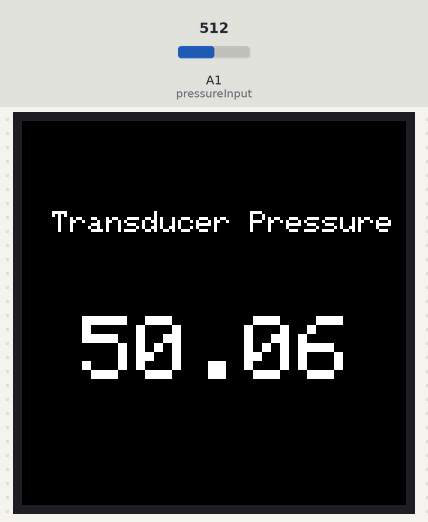
A sketch run on a simulated Arduino Uno, built with avr-gcc and run on an emulated ATmega328P. Parts: 128×128 colour display. Inputs (shaded band) come from the test bench; at power-on: A1 (pressureInput) = 512. What the sketch prints to the serial monitor is not drawn.

Above: at 1.7 s.
1.8 s: A1 (pressureInput) set to 716
At 3.3 s:
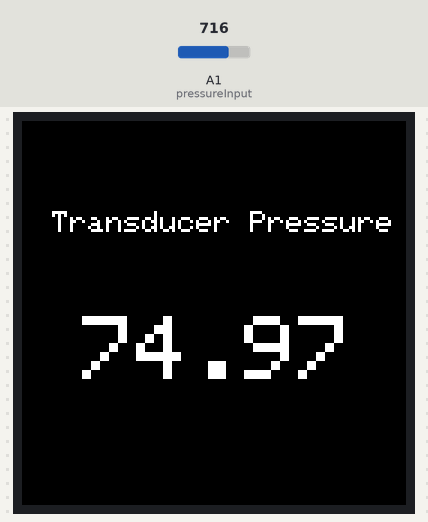
3.6 s: A1 (pressureInput) set to 900
At 4.0 s:
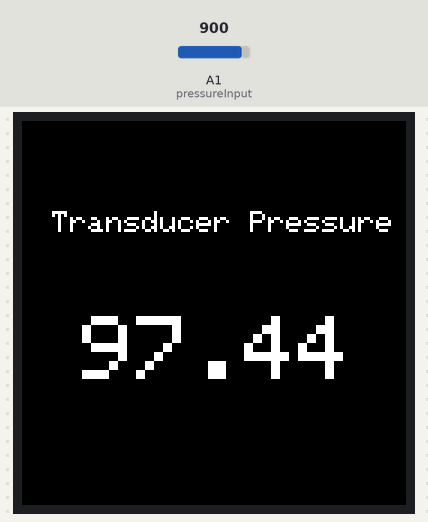
5.2 s: A1 (pressureInput) set to 931
At 5.7 s:
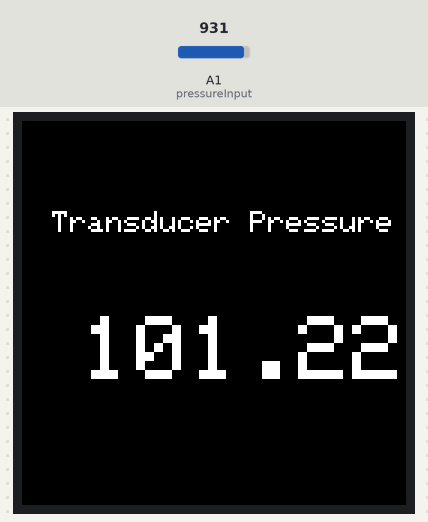
Timing chart, 0 to 8.2 s (numbered marks = the images above; inputs shaded):
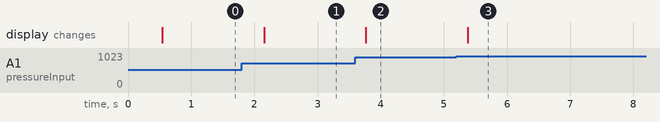

Measured:
- after the input at 1.8 s, the display: changes after 0.35 s (image 1)
- after the input at 3.6 s, the display: changes after 0.17 s (image 2)
- after the input at 5.2 s, the display: changes after 0.18 s (image 3)

The sketch:

PressureTransducerV1.ino
```cpp
#define SCREEN_WIDTH  128
#define SCREEN_HEIGHT 128

#define SCLK_PIN 13
#define MOSI_PIN 11
#define DC_PIN   7
#define CS_PIN   10
#define RST_PIN  8

#define	BLACK           0x0000
#define WHITE           0xFFFF

#include <Adafruit_GFX.h>
#include <Adafruit_SSD1351.h>
#include <SPI.h>

Adafruit_SSD1351 tft = Adafruit_SSD1351(SCREEN_WIDTH, SCREEN_HEIGHT, CS_PIN, DC_PIN, MOSI_PIN, SCLK_PIN, RST_PIN);

//sensor and code taken from ovens garage
const int pressureInput = A1; //select the analog input pin for the pressure transducer
const int pressureZero = 102.4; //analog reading of pressure transducer at 0psi
const int pressureMax = 921.6; //analog reading of pressure transducer at 100psi
const int pressuretransducermaxPSI = 100; //psi value of transducer being used
float pressureValue = 0; //variable to store the value coming from the pressure transducer

void setup() {
  Serial.begin(9600);
  Serial.print("hello!");
  tft.begin();
  tft.fillScreen(BLACK);
  projecttitle("Pressure Project ", WHITE);
  delay(500);
  tft.fillScreen(BLACK);
  pressuresensortitle("Transducer Pressure ", WHITE);
}

void loop() {
  drawpressurevalue("", WHITE);
  delay(400);
}

void drawpressurevalue(char *text, uint16_t color) {
  pressureValue = analogRead(pressureInput); //reads value from input pin and assigns to variable
  pressureValue = ((pressureValue-pressureZero)*pressuretransducermaxPSI)/(pressureMax-pressureZero);
  //conversion equation to convert analog reading to psi
  tft.setCursor(20,65);
  tft.setTextColor(WHITE, BLACK);
  tft.setTextSize(3);
  tft.print(pressureValue);
}

void projecttitle(char *text, uint16_t color) {
  tft.setCursor(15,30);
  tft.setTextColor(color);
  tft.setTextSize(1);
  tft.print(text);
}

void pressuresensortitle(char *text, uint16_t color) {
  tft.setCursor(10,30);
  tft.setTextColor(color);
  tft.setTextSize(1);
  tft.print(text);
}
```
